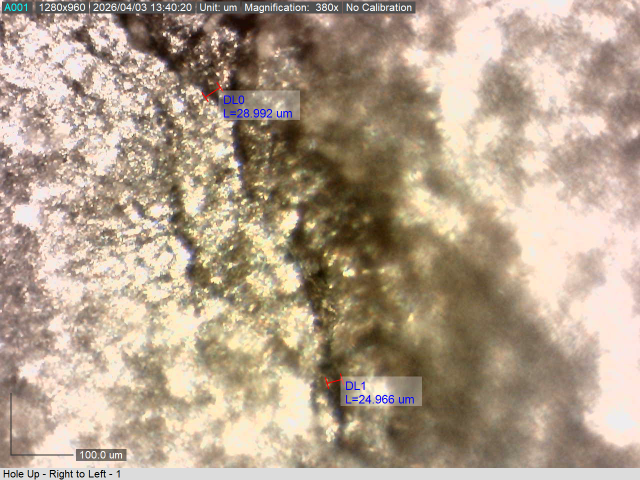
#> input picture images/0001.tif, 1280 x 960 px, given in place of faint_pit.tiff, which was not available (shown at 1/2 size)
$ python finite_derivatives.py
#> lines starting #> are read from the running program, lines starting #| are printed output that depends on the picture; pictures that were not available may be replaced by others from this repository, and a replacement may not be noted
import cv2
import numpy as np
import matplotlib.pyplot as plt
from scipy.signal import savgol_filter
from scipy.ndimage import gaussian_filter1d
from scipy.interpolate import UnivariateSpline

image_names = [
    'faint_pit.tiff',
    'big-pit1.tiff'
]

def plot_hist_derivatives(image : cv2.typing.MatLike, axs : np.ndarray, row_label : str) -> None:
    # raw histogram data (freq)
    hist, bin_edges = np.histogram(image.ravel(), bins=256, range=(0, 256))
    x_bins = bin_edges[:-1] # drop last edge

    """
    ==================== DERIVATIVES ====================
    """

    # central difference (equivalent to 1D Sobel operator)
    deriv_sobel = np.gradient(hist)

    # savitzky-golay filter (polyorder < window length, first derivative)
    # applies element-wise convolution
    deriv_savgol = savgol_filter(hist, window_length=15, polyorder=3, deriv=1)

    # 1D gaussian derivative (sigma for smoothing radius, first derivative)
    deriv_gaussian = gaussian_filter1d(hist, sigma=3, order=1)

    # univariate spline derivative (smoothing factor)
    spline = UnivariateSpline(x_bins, hist, s=10000)
    deriv_spline = spline.derivative()(x_bins)

    """
    ==================== PLOTTING ====================
    """

    # image
    axs[0].imshow(image, cmap="gray")
    axs[0].set_title(f"{row_label} Image")
    axs[0].axis('off')

    # sobel
    axs[1].plot(x_bins, hist, color='gray', alpha=0.5, label='Raw Hist')
    ax1_twin = axs[1].twinx()
    ax1_twin.plot(x_bins, deriv_sobel, color='yellow', label='Sobel Deriv')
    axs[1].set_title(f"{row_label}: Sobel 1D")

    # savitzky-golay
    axs[2].plot(x_bins, hist, color='gray', alpha=0.5)
    ax2_twin = axs[2].twinx()
    ax2_twin.plot(x_bins, deriv_savgol, color='blue', label='S-G Deriv')
    axs[2].set_title(f"{row_label}: Savitzky-Golay")

    # gaussian
    axs[3].plot(x_bins, hist, color='gray', alpha=0.5)
    ax3_twin = axs[3].twinx()
    ax3_twin.plot(x_bins, deriv_gaussian, color='green', label='Gaussian Deriv')
    axs[3].set_title(f"{row_label}: Gaussian 1D")

    # spline derivative
    axs[4].plot(x_bins, hist, color='gray', alpha=0.5)
    ax4_twin = axs[4].twinx()
    ax4_twin.plot(x_bins, deriv_spline, color='red', label='Spline Deriv')
    axs[4].set_title(f"{row_label}: Smoothing Spline")

    # format axes for derivative plots
    for ax in axs[1:]:
        ax.set_xlabel("Gray Value")
        ax.set_xlim(0, 255)
        ax.set_yticks([]) # hide primary y-axis ticks


def setup_plot(image_name : str) -> None:
#> called with image_name = 'faint_pit.tiff'
    image = cv2.imread(f'images/{image_name}', cv2.IMREAD_COLOR)
#> image is the input picture: shape (960, 1280, 3); mean B, G, R 140.5, 160.6, 179
    assert image is not None, f"Image '{image_name}' could not be loaded."

    h, w = image.shape[:2]
#> h = 960; w = 1280
    cy, cx = h // 2, w // 2
#> cy = 480; cx = 640
    hs = min(h, w) // 2
#> hs = 480
    cropped = image[cy - hs:cy + hs, cx - hs:cx + hs] # cropped to min(h, w)^2, keeping center the same
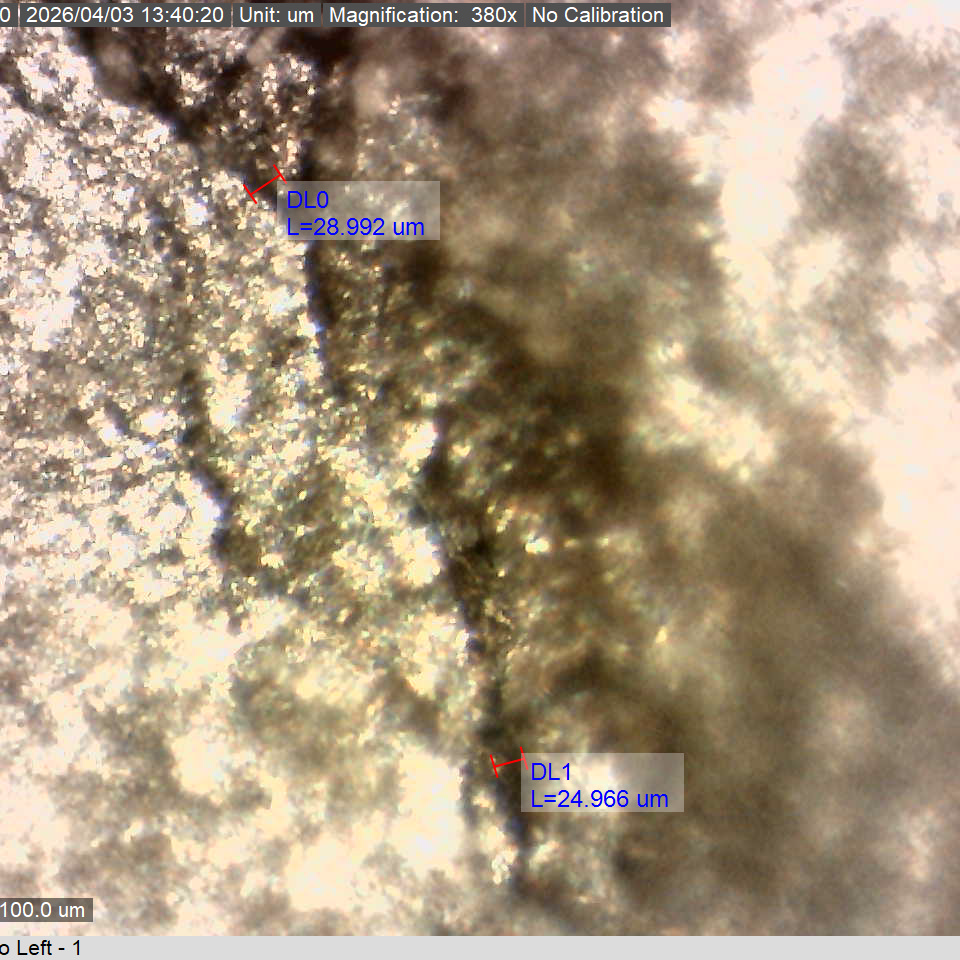
#> cropped: shape (960, 960, 3); mean B, G, R 129.4, 152.9, 170.4

    # grayscale
    image_float = cropped.astype(np.float32)
    gray_float = np.mean(image_float, axis=2)
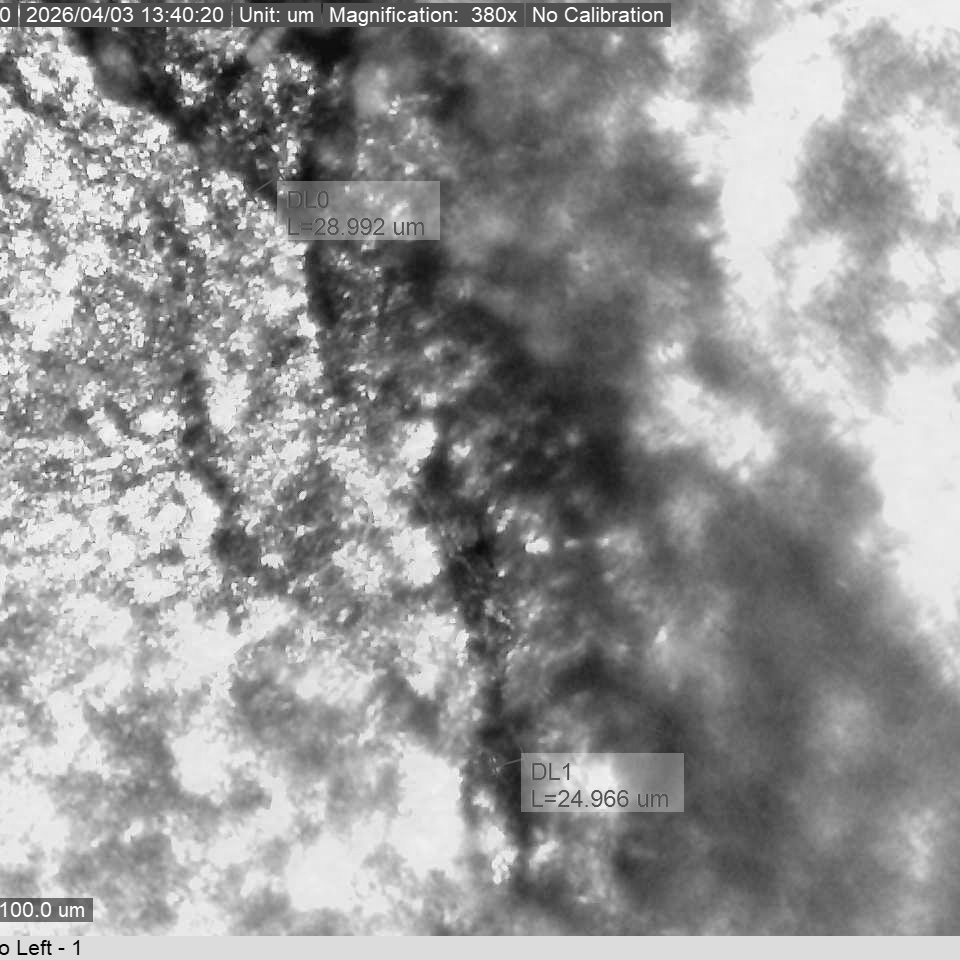
#> gray_float: shape (960, 960) float32; min 0, max 255, mean 150.9
    gray : cv2.typing.MatLike = gray_float.astype(np.uint8)
    gaussian_gray = cv2.GaussianBlur(gray, (0, 0), 9.5)
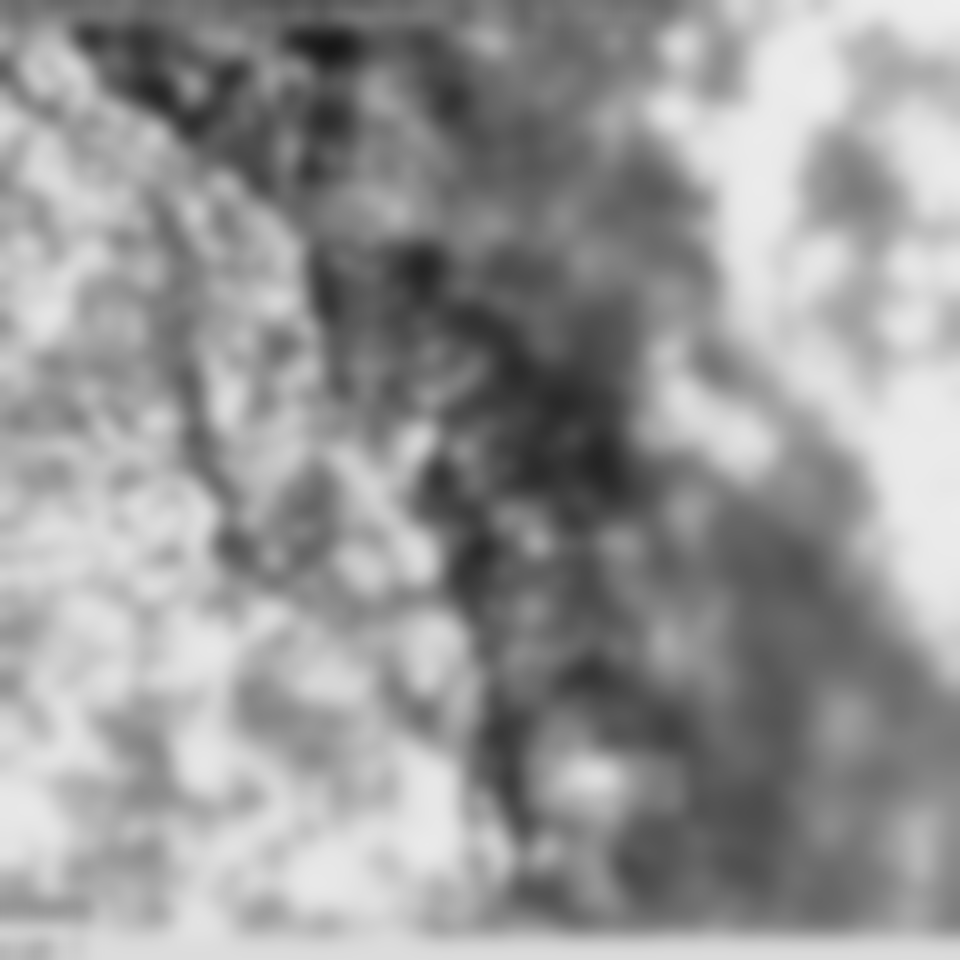
#> gaussian_gray: shape (960, 960); min 22, max 238, mean 150.6

    # single figure: 2 rows and 5 columns
    fig, axs = plt.subplots(2, 5, figsize=(20, 10))
    ext = image_name.find('.')
    fig.suptitle(f"Histogram Derivative Analysis: {image_name[:ext]}", fontsize=18)

    plot_hist_derivatives(gray, axs[0, :], "Raw")
#> in plot_hist_derivatives, `hist, bin_edges = np.histogram(image.ravel(), bins=256, range=(0, 256))`: hist = 256 values, max 25731 at index 220, min 0 at index 5, mean 3600; bin_edges = 257 values from 0 to 256
#> in plot_hist_derivatives, `x_bins = bin_edges[:-1]`: x_bins = 256 values from 0 to 255
#> in plot_hist_derivatives, `deriv_sobel = np.gradient(hist)`: deriv_sobel = 256 values, max 10994.5 at index 219, min -10694.5 at index 221, mean 0.186
#> in plot_hist_derivatives, `deriv_savgol = savgol_filter(hist, window_length=15, polyorder=3, deri..`: deriv_savgol = 256 values, max 1774 at index 227, min -2199.7 at index 236, mean 1.24
#> in plot_hist_derivatives, `deriv_gaussian = gaussian_filter1d(hist, sigma=3, order=1)`: deriv_gaussian = 256 values, max 730 at index 228, min -1419 at index 236, mean 0.891
#> in plot_hist_derivatives, `deriv_spline = spline.derivative()(x_bins)`: deriv_spline = 256 values, max 17570.5 at index 219, min -17306.5 at index 221, mean -2.59
#> the loop in plot_hist_derivatives, `for ax in axs[1:]:` made 4 passes
    plot_hist_derivatives(gaussian_gray, axs[1, :], "Blurred")
#> the loop in plot_hist_derivatives (call 2), `for ax in axs[1:]:` made 4 passes
    plt.tight_layout()
    fig.savefig(f'figures/{image_name[:ext]}_Deriv_Analysis.png')
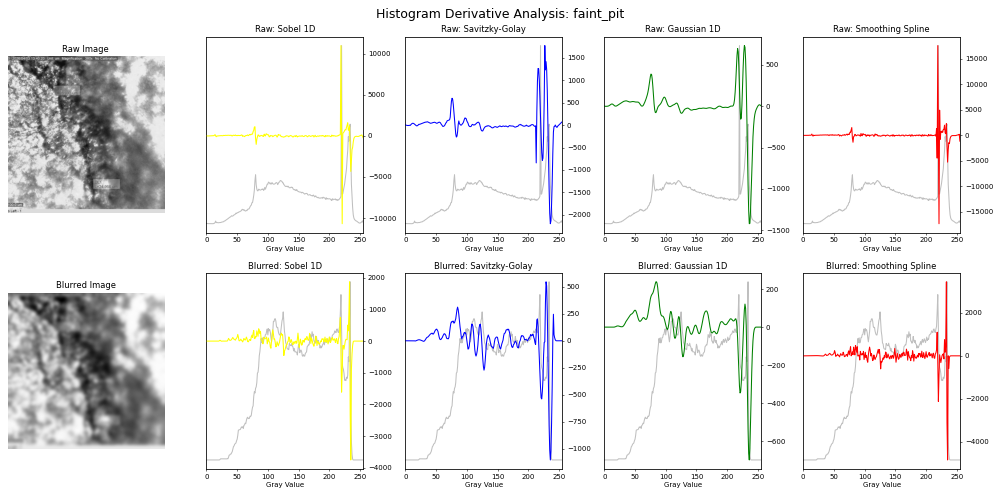
#> figure drawn by matplotlib, 18 panels; panel 11: curve peaks at x = 219, y = 10994.5; panel 12: curve peaks at x = 227, y = 1774; panel 13: curve peaks at x = 228, y = 730; panel 14: curve peaks at x = 219, y = 17570.5


if __name__ == "__main__":
    assert len(image_names) > 0, "No image names were provided"
    assert len(image_names) <= 5, "Please limit the number of images to 5"

    for filename in image_names:
        setup_plot(filename)
#> pass 2 of the loop `for filename in image_names:`:
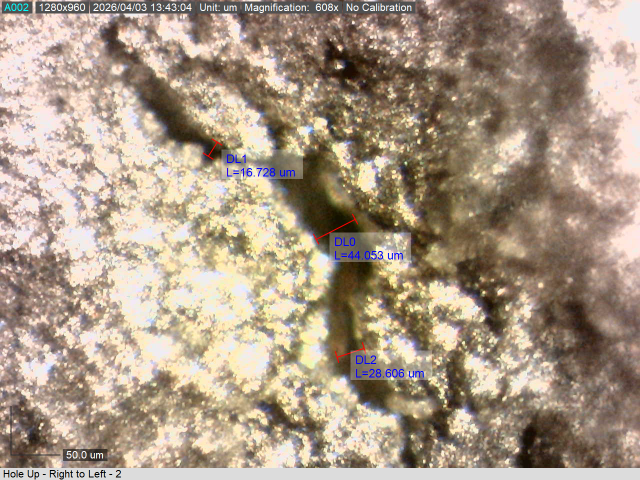
#> input picture images/0002.tif, 1280 x 960 px, given in place of big-pit1.tiff, which was not available (shown at 1/2 size)
#> in setup_plot, image is the input picture: shape (960, 1280, 3); mean B, G, R 134.5, 152.8, 170.1
#> in setup_plot (call 2), `gaussian_gray = cv2.GaussianBlur(gray, (0, 0), 9.5)`:
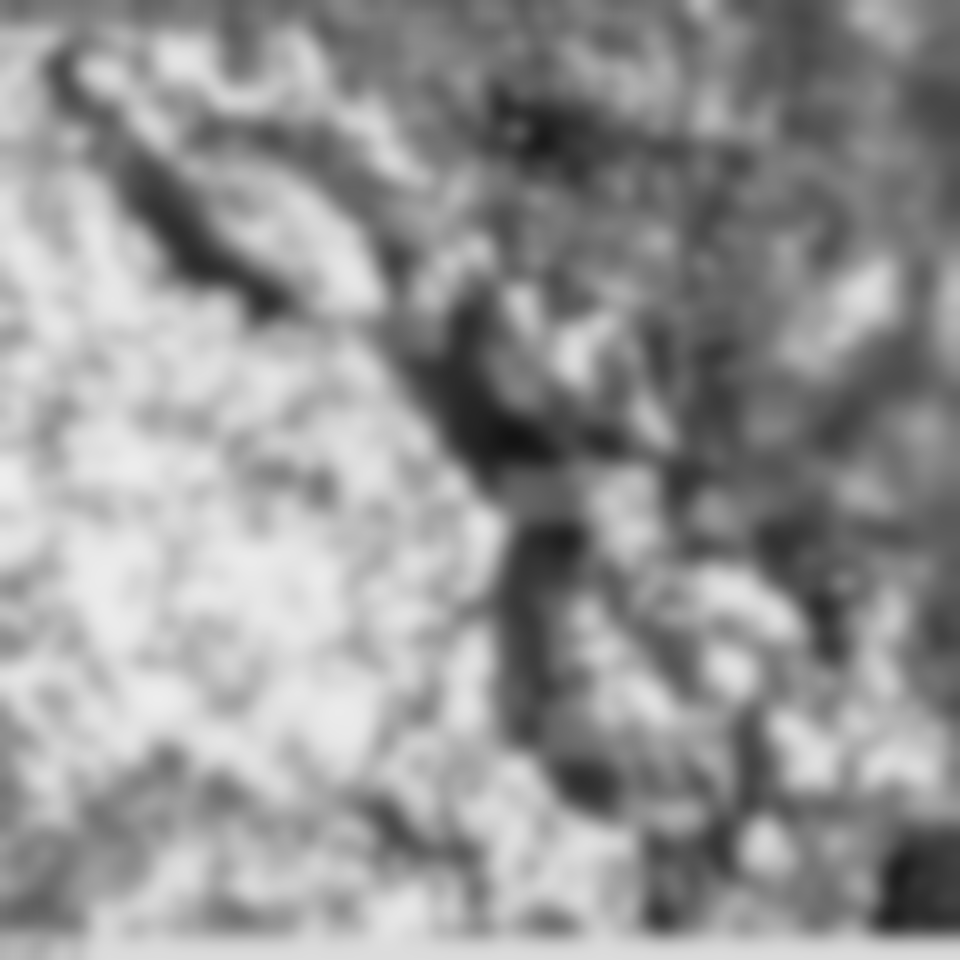
#> gaussian_gray: shape (960, 960); min 19, max 237, mean 148.4
#> in setup_plot (call 2), `fig.savefig(f'figures/{image_name[:ext]}_Deriv_Analysis.png')`:
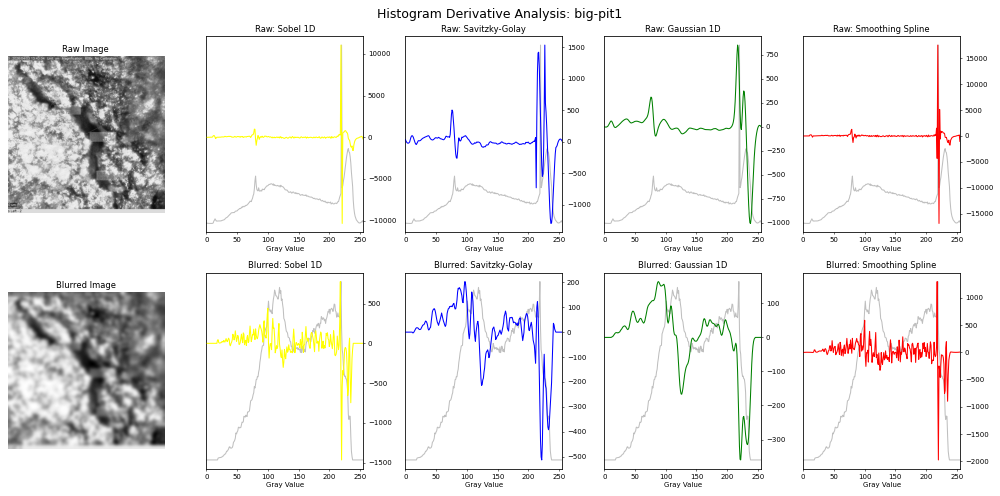
#> figure drawn by matplotlib, 18 panels; panel 11: curve peaks at x = 219, y = 11048.5; panel 12: curve peaks at x = 227, y = 1533.7; panel 13: curve peaks at x = 217, y = 852; panel 14: curve peaks at x = 219, y = 17536

    plt.show()
